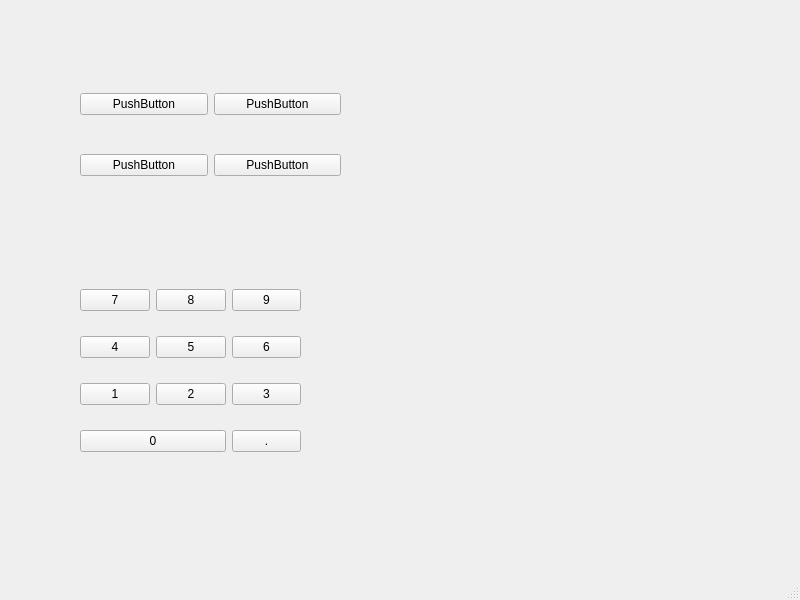
<?xml version="1.0" encoding="UTF-8"?>
<ui version="4.0">
 <class>MainWindow</class>
 <widget class="QMainWindow" name="MainWindow">
  <property name="geometry">
   <rect>
    <x>0</x>
    <y>0</y>
    <width>800</width>
    <height>600</height>
   </rect>
  </property>
  <property name="windowTitle">
   <string>MainWindow</string>
  </property>
  <widget class="QWidget" name="centralwidget">
   <widget class="QWidget" name="gridLayoutWidget">
    <property name="geometry">
     <rect>
      <x>80</x>
      <y>60</y>
      <width>261</width>
      <height>151</height>
     </rect>
    </property>
    <layout class="QGridLayout" name="gridLayout">
     <item row="0" column="0">
      <widget class="QPushButton" name="pushButton">
       <property name="text">
        <string>PushButton</string>
       </property>
      </widget>
     </item>
     <item row="1" column="0">
      <widget class="QPushButton" name="pushButton_2">
       <property name="text">
        <string>PushButton</string>
       </property>
      </widget>
     </item>
     <item row="0" column="1">
      <widget class="QPushButton" name="pushButton_3">
       <property name="text">
        <string>PushButton</string>
       </property>
      </widget>
     </item>
     <item row="1" column="1">
      <widget class="QPushButton" name="pushButton_4">
       <property name="text">
        <string>PushButton</string>
       </property>
      </widget>
     </item>
    </layout>
   </widget>
   <widget class="QWidget" name="">
    <property name="geometry">
     <rect>
      <x>80</x>
      <y>270</y>
      <width>221</width>
      <height>201</height>
     </rect>
    </property>
    <layout class="QGridLayout" name="gridLayout_2">
     <item row="0" column="0">
      <widget class="QPushButton" name="pushButton_5">
       <property name="text">
        <string>7</string>
       </property>
      </widget>
     </item>
     <item row="0" column="1">
      <widget class="QPushButton" name="pushButton_6">
       <property name="text">
        <string>8</string>
       </property>
      </widget>
     </item>
     <item row="0" column="2">
      <widget class="QPushButton" name="pushButton_7">
       <property name="text">
        <string>9</string>
       </property>
      </widget>
     </item>
     <item row="1" column="0">
      <widget class="QPushButton" name="pushButton_9">
       <property name="text">
        <string>4</string>
       </property>
      </widget>
     </item>
     <item row="1" column="1">
      <widget class="QPushButton" name="pushButton_8">
       <property name="text">
        <string>5</string>
       </property>
      </widget>
     </item>
     <item row="1" column="2">
      <widget class="QPushButton" name="pushButton_10">
       <property name="text">
        <string>6</string>
       </property>
      </widget>
     </item>
     <item row="2" column="0">
      <widget class="QPushButton" name="pushButton_11">
       <property name="text">
        <string>1</string>
       </property>
      </widget>
     </item>
     <item row="2" column="1">
      <widget class="QPushButton" name="pushButton_12">
       <property name="text">
        <string>2</string>
       </property>
      </widget>
     </item>
     <item row="2" column="2">
      <widget class="QPushButton" name="pushButton_13">
       <property name="text">
        <string>3</string>
       </property>
      </widget>
     </item>
     <item row="3" column="0" colspan="2">
      <widget class="QPushButton" name="pushButton_14">
       <property name="text">
        <string>0</string>
       </property>
      </widget>
     </item>
     <item row="3" column="2">
      <widget class="QPushButton" name="pushButton_15">
       <property name="text">
        <string>.</string>
       </property>
      </widget>
     </item>
    </layout>
   </widget>
  </widget>
  <widget class="QMenuBar" name="menubar">
   <property name="geometry">
    <rect>
     <x>0</x>
     <y>0</y>
     <width>800</width>
     <height>18</height>
    </rect>
   </property>
  </widget>
  <widget class="QStatusBar" name="statusbar"/>
 </widget>
 <resources/>
 <connections/>
</ui>
